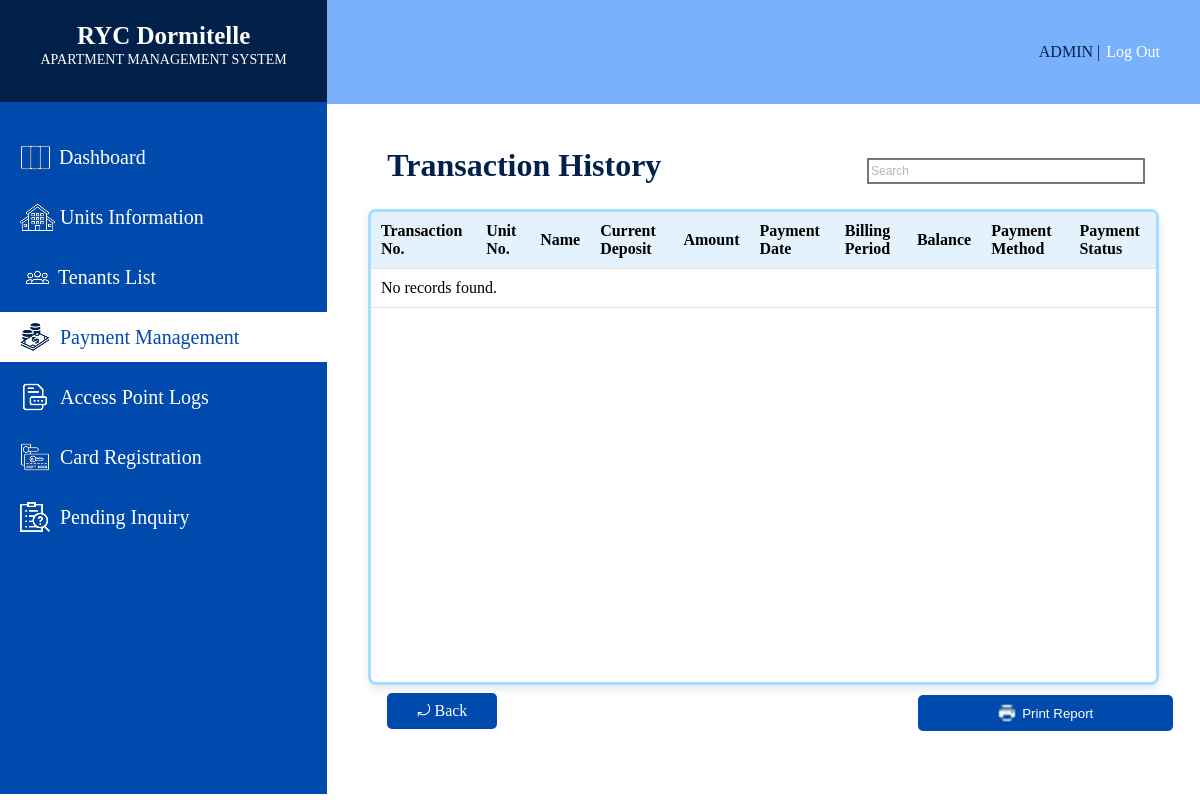
Before: /TRANSACTIONHISTORY.php with the older database file.
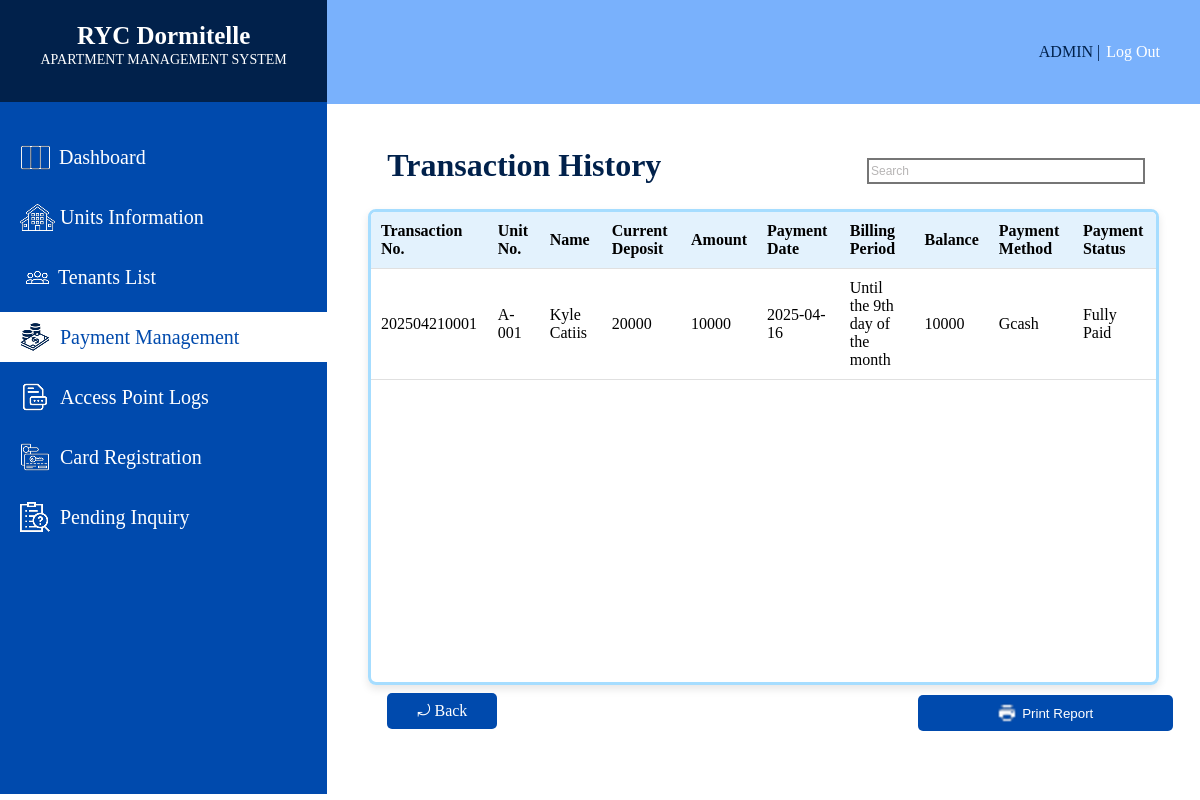
After: the same page with the newer database file.
### tables this page shows
CREATE TABLE `payments` (
  `transaction_no` varchar(12) NOT NULL,
  `unit_no` varchar(10) NOT NULL,
  `tenant_ID` varchar(12) NOT NULL,
  `amount_paid` int(6) NOT NULL,
  `payment_date` date NOT NULL,
  `payment_status` varchar(15) NOT NULL,
  `payment_method` varchar(30) NOT NULL,
  `transaction_type` varchar(15) NOT NULL,
  `confirmation_status` varchar(15) NOT NULL
);

CREATE TABLE `tenant_unit` (
  `tenant_ID` varchar(12) NOT NULL,
  `unit_no` varchar(10) NOT NULL,
  `start_date` date NOT NULL,
  `end_date` date NOT NULL,
  `occupant_count` smallint(2) NOT NULL,
  `deposit` mediumint(6) NOT NULL,
  `balance` mediumint(6) NOT NULL,
  `payment_due` varchar(30) NOT NULL,
  `billing_period` varchar(31) NOT NULL,
  `lease_status` varchar(10) NOT NULL
);

CREATE TABLE `tenants` (
  `tenant_ID` varchar(12) NOT NULL,
  `tenant_name` varchar(15) NOT NULL,
  `contact_number` varchar(13) NOT NULL,
  `email` varchar(30) NOT NULL,
  `emergency_contact_name` varchar(25) NOT NULL,
  `emergency_contact_num` varchar(13) NOT NULL,
  `tenant_image` varchar(255) NOT NULL
);

### TRANSACTIONHISTORY.php (the view, shortened to what the changed rows need)
<?php
require_once 'db_connect.php';
$search = isset($_GET['search']) ? $conn->real_escape_string($_GET['search']) : '';
$sql = "SELECT payments.transaction_no, tenants.tenant_name, tenant_unit.unit_no, tenant_unit.deposit,
               payments.amount_paid, payments.payment_date, tenant_unit.billing_period,
               payments.payment_method, payments.payment_status
        FROM payments
        INNER JOIN tenants ON tenants.tenant_ID = payments.tenant_ID
        INNER JOIN tenant_unit ON tenant_unit.tenant_ID = tenants.tenant_ID
        WHERE payments.confirmation_status = 'Confirmed'
        AND (
            tenants.tenant_name LIKE '%$search%' OR
            payments.payment_date LIKE '%$search%' OR
            payments.payment_method LIKE '%$search%' OR
            payments.payment_status LIKE '%$search%'
        )
        ORDER BY payments.payment_date DESC";
$result = $conn->query($sql);
?>
<!DOCTYPE html>
<html lang="en">
<head>
</head>
<body>
    <div class="sideBar">
        <div class="systemTitle">
            <h1>RYC Dormitelle</h1>
        </div>
    </div>
        <div class="mainBody">
            <div class="mainContent">
                <div class="table_container">
                    <div class="table-scroll">
                        <table id="transactionTable">
                            <thead>
                                <tr>
                                    <th>Transaction No.</th>
                                    <th>Unit No.</th>
                                    <th>Name</th>
                                    <th>Current Deposit</th>
                                    <th>Amount</th>
                                    <th>Payment Date</th>
                                    <th>Billing Period</th>
                                    <th>Balance</th>
                                    <th>Payment Method</th>
                                    <th>Payment Status</th>
                                </tr>
                            </thead>
                            <tbody>
                                <?php if ($result && $result->num_rows > 0): ?>
                                    <?php while($row = $result->fetch_assoc()):
                                        $balance = $row['deposit'] - $row['amount_paid'];
                                    ?>
                                        <tr>
                                            <td><?php echo htmlspecialchars($row['transaction_no']); ?></td>
                                            <td><?php echo htmlspecialchars($row['unit_no']); ?></td>
                                            <td><?php echo htmlspecialchars($row['tenant_name']); ?></td>
                                            <td><?php echo htmlspecialchars($row['deposit']); ?></td>
                                            <td><?php echo htmlspecialchars($row['amount_paid']); ?></td>
                                            <td><?php echo htmlspecialchars($row['payment_date']); ?></td>
                                            <td><?php echo htmlspecialchars($row['billing_period']); ?></td>
                                            <td><?php echo htmlspecialchars($balance); ?></td>
                                            <td><?php echo htmlspecialchars($row['payment_method']); ?></td>
                                            <td><?php echo htmlspecialchars($row['payment_status']); ?></td>
                                        </tr>
                                    <?php endwhile; ?>
                                <?php else: ?>
                                    <tr><td colspan="10">No records found.</td></tr>
                                <?php endif; ?>
                            </tbody>
                        </table>
                    </div>
                </div>
            </div>
        </div>
</body>
</html>

Changed rows visible on the page:
added payments: transaction_no "202504210001", tenant_unit.unit_no "A-001", tenant_ID.tenant_name "Kyle Catiis", tenant_unit.deposit "20000", amount_paid "10000", payment_date "2025-04-16", tenant_unit.billing_period "Until the 9th day of the month", payment_method "Gcash", payment_status "Fully Paid"
Other visible differences:
text no longer shown: "No records found."
